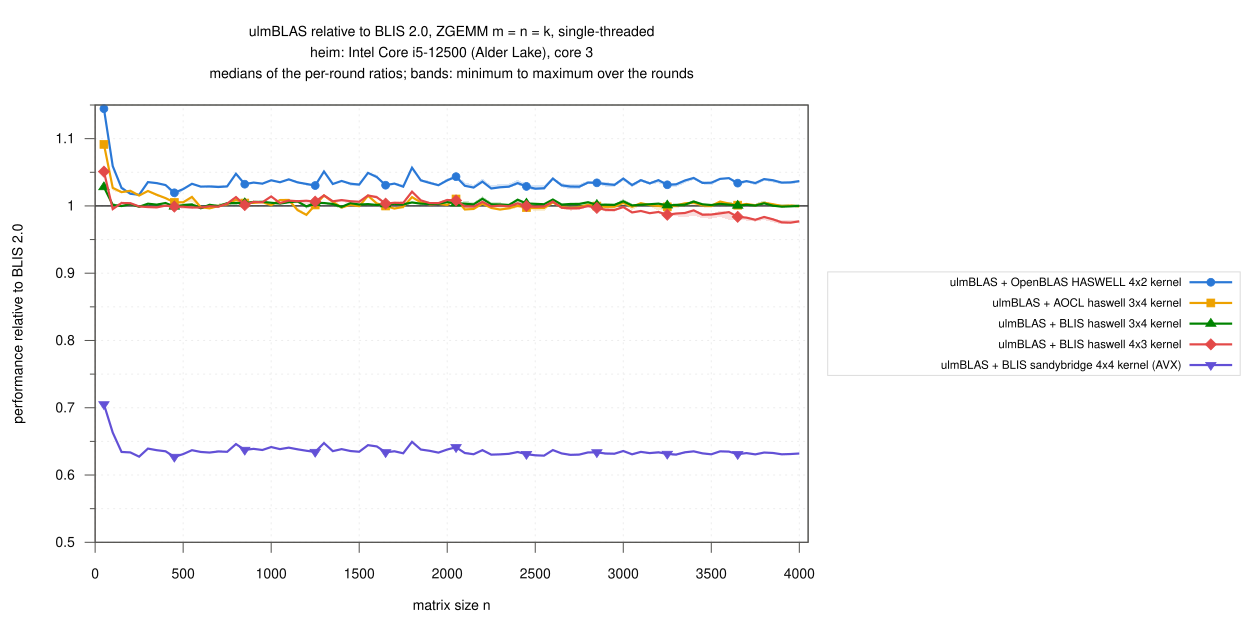

Write gnuplot code to recreate this figure.
load "_style.gp"
set terminal svg size 1250,620 dynamic enhanced font "Helvetica,14" background rgb "white"
set output "ratio_blis.svg"
set title "ulmBLAS relative to BLIS 2.0, ZGEMM m = n = k, single-threaded\n".CPU."\nmedians of the per-round ratios; bands: minimum to maximum over the rounds" font ",14"
set xlabel "matrix size n"
set ylabel "performance relative to BLIS 2.0"
set xrange [0:4050]
set xtics 500
set yrange [0.5:1.15]
set ytics 0.1
set mytics 2
set grid mytics lc rgb "#ededed"
set key outside right center vertical font ",11.5" spacing 1.2 width 1 box lc rgb "#dcdcdc"
set arrow from 0,1 to 4050,1 nohead lc rgb "#0b0b0b" lw 1.2
plot for [i=1:5] D."ratios.csv" using "n":(column(V[i]."_over_blis_min")):(column(V[i]."_over_blis_max")) \
         with filledcurves fs transparent solid 0.18 noborder lc rgb C[i] notitle, \
     for [i=1:5] D."ratios.csv" using "n":V[i]."_over_blis" with linespoints \
         lc rgb C[i] lw 2.2 pt P[i] pi 8 ps 0.75 title T[i]
